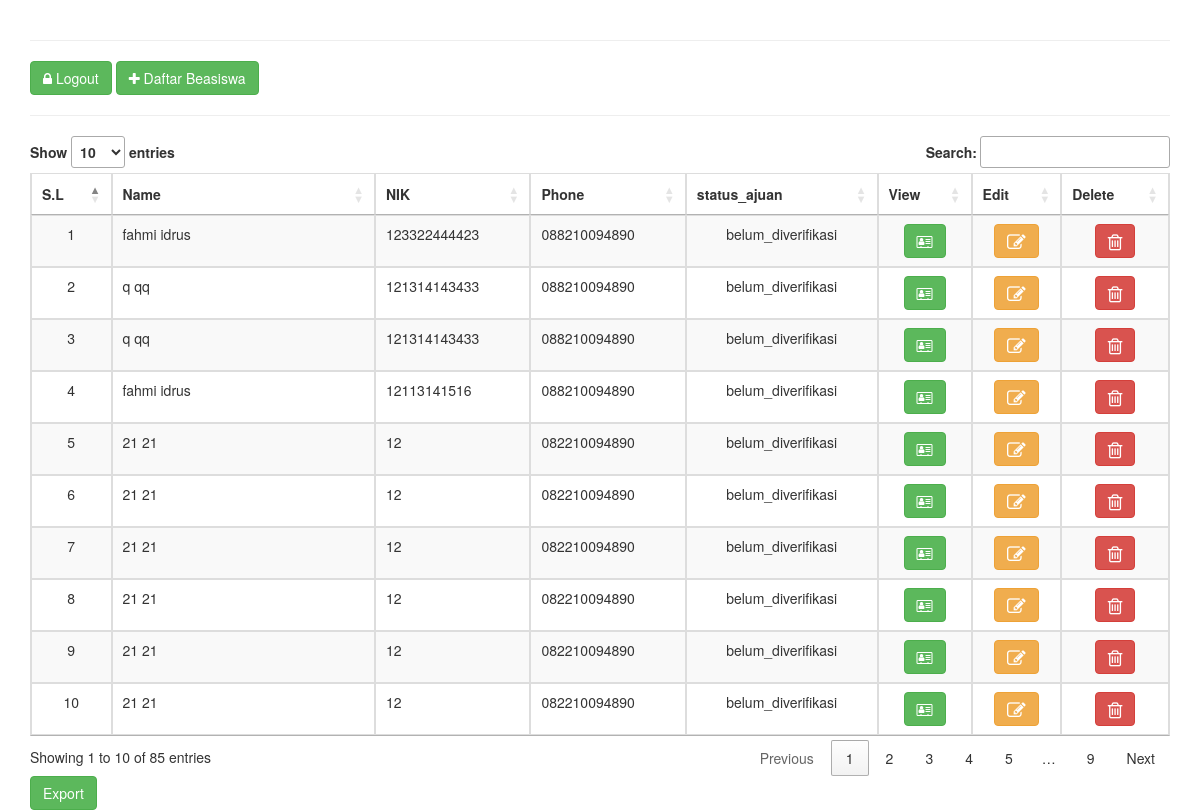
/index.php (signed in), run on the app's committed database.
### tables this page shows
CREATE TABLE `student_data` (
  `id` int(10) NOT NULL,
  `u_NIK` varchar(12) NOT NULL,
  `u_f_name` text NOT NULL,
  `u_l_name` text NOT NULL,
  `u_father` text NOT NULL,
  `u_Nim` varchar(12) NOT NULL,
  `u_birthday` text NOT NULL,
  `u_gender` varchar(6) NOT NULL,
  `u_email` text NOT NULL,
  `u_phone` varchar(15) NOT NULL,
  `u_state` varchar(12) NOT NULL,
  `u_dist` text NOT NULL,
  `u_village` text NOT NULL,
  `u_semester` varchar(15) NOT NULL,
  `u_pincode` text NOT NULL,
  `file` longblob NOT NULL,
  `u_mother` varchar(30) NOT NULL,
  `u_essai` text NOT NULL,
  `status_ajuan` varchar(20) NOT NULL,
  `image` varchar(150) NOT NULL,
  `uploaded` datetime NOT NULL
);

### index.php (the view, shortened to what this page needs)
<?php
include('config.php');
?>
<!DOCTYPE html>
<html>
<head>
    <link rel="stylesheet" href="https://maxcdn.bootstrapcdn.com/bootstrap/3.4.1/css/bootstrap.min.css">
    <link rel="stylesheet" href="https://cdnjs.cloudflare.com/ajax/libs/font-awesome/4.7.0/css/font-awesome.min.css">
	<link rel="stylesheet" href="//cdn.datatables.net/1.10.20/css/jquery.dataTables.min.css">
</head>
<body>
	<div class="container">
<a href="https://beasiswaunggulan.kemdikbud.go.id/app/login" target="_blank"><img src="https://beasiswaunggulan.kemdikbud.go.id/wp-content/uploads/2023/05/logo-siunggul-full.png" alt="" width="400px" ></a><br><hr>
	<a href="logout.php" class="btn btn-success"><i class="fa fa-lock"></i> Logout</a>
	<button class="btn btn-success" type="button" data-toggle="modal" data-target="#myModal">
  <i class="fa fa-plus"></i> Daftar Beasiswa
  </button>
  <hr>
		<table class="table table-bordered table-striped table-hover" id="myTable">
		<thead>
			<tr>
			   <th class="text-center" scope="col">S.L</th>
				<th class="text-center" scope="col">Name</th>
				<th class="text-center" scope="col">NIK</th>
				<th class="text-center" scope="col">Phone</th>
				<th class="text-center" scope="col">status_ajuan</th>
				<th class="text-center" scope="col">View</th>
				<th class="text-center" scope="col">Edit</th>
				<th class="text-center" scope="col">Delete</th>
			</tr>
		</thead>
			<?php
        	$get_data = "SELECT * FROM student_data order by 1 desc";
        	$run_data = mysqli_query($con,$get_data);
			$i = 0;
        	while($row = mysqli_fetch_array($run_data))
        	{
				$sl = ++$i;
				$id = $row['id'];
				$u_NIK = $row['u_NIK'];
				$u_f_name = $row['u_f_name'];
				$u_l_name = $row['u_l_name'];
				$u_phone = $row['u_phone'];
				$u_status_ajuan = $row['status_ajuan'];
        		echo "
				<tr>
				<td class='text-center'>$sl</td>
				<td class='text-left'>$u_f_name   $u_l_name</td>
				<td class='text-left'>$u_NIK</td>
				<td class='text-left'>$u_phone</td>
				<td class='text-center'>$u_status_ajuan</td>
				<td class='text-center'>
					<span>
					<a href='#' class='btn btn-success mr-3 profile beasiswa' data-toggle='modal' data-target='#view$id' title='Prfile'><i class='fa fa-address-card-o' aria-hidden='true'></i></a>
					</span>
				</td>
				<td class='text-center'>
					<span>
					<a href='#' class='btn btn-warning mr-3 edituser' data-toggle='modal' data-target='#edit$id' title='Edit'><i class='fa fa-pencil-square-o fa-lg'></i></a>
					</span>
				</td>
				<td class='text-center'>
					<span>
						<a href='#' class='btn btn-danger deleteuser' title='Delete'>
						     <i class='fa fa-trash-o fa-lg' data-toggle='modal' data-target='#$id' style='' aria-hidden='true'></i>
						</a>
					</span>
				</td>
			</tr>
        		";
        	}
        	?>
		</table>
		<form method="post" action="export.php">
     <input type="submit" name="export" class="btn btn-success" value="Export" />
    </form>
	</div>
</body>
</html>

### data on the page
student_data: sl "1", u_f_name "fahmi", u_l_name "idrus", u_NIK "123322444423", u_phone "088210094890", status_ajuan "belum_diverifikasi"
student_data: sl "2", u_f_name "q", u_l_name "qq", u_NIK "121314143433", u_phone "088210094890", status_ajuan "belum_diverifikasi"
student_data: sl "3", u_f_name "q", u_l_name "qq", u_NIK "121314143433", u_phone "088210094890", status_ajuan "belum_diverifikasi"
student_data: sl "4", u_f_name "fahmi", u_l_name "idrus", u_NIK "12113141516", u_phone "088210094890", status_ajuan "belum_diverifikasi"
student_data: sl "5", u_f_name "21", u_l_name "21", u_NIK "12", u_phone "082210094890", status_ajuan "belum_diverifikasi"
student_data: sl "6", u_f_name "21", u_l_name "21", u_NIK "12", u_phone "082210094890", status_ajuan "belum_diverifikasi"
student_data: sl "7", u_f_name "21", u_l_name "21", u_NIK "12", u_phone "082210094890", status_ajuan "belum_diverifikasi"
student_data: sl "8", u_f_name "21", u_l_name "21", u_NIK "12", u_phone "082210094890", status_ajuan "belum_diverifikasi"
student_data: sl "9", u_f_name "21", u_l_name "21", u_NIK "12", u_phone "082210094890", status_ajuan "belum_diverifikasi"
student_data: sl "10", u_f_name "21", u_l_name "21", u_NIK "12", u_phone "082210094890", status_ajuan "belum_diverifikasi"
